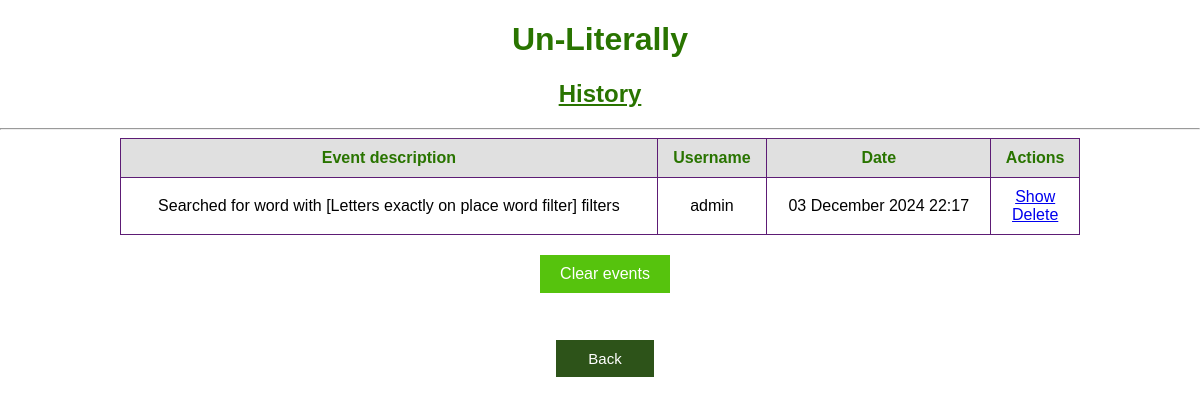
/history (signed in), run on an earlier commit of the app's database.
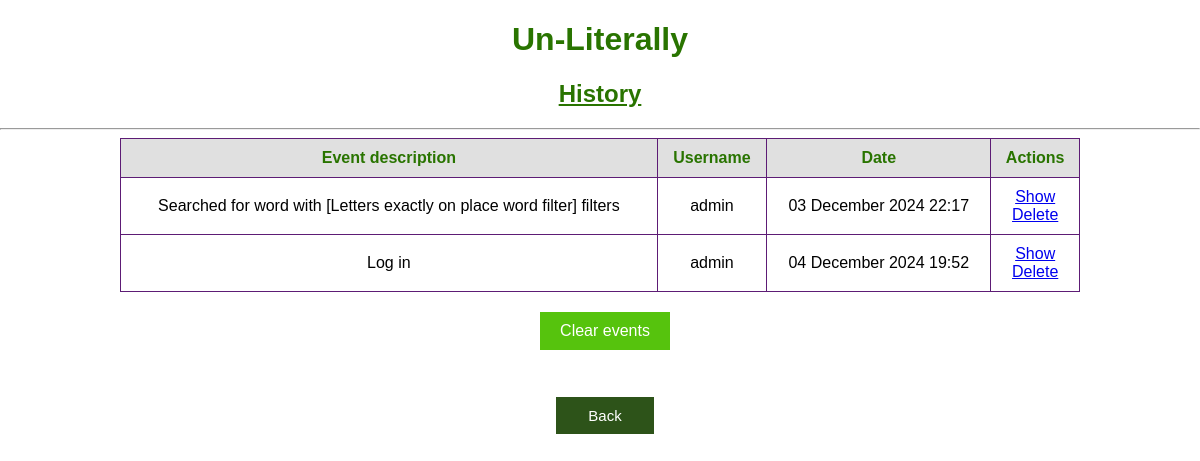
And on a later commit of the database.
### app.py (models this page shows)
class History(db.Model):
    id = db.Column(db.Integer, primary_key=True)
    date = db.Column(db.DateTime, default=datetime.utcnow)
    action = db.Column(db.String(5000), nullable=False)
    user = db.Column(db.String(50), nullable=False)

### app.py (the view)
@app.route('/history', methods=['GET'])
@login_required
def history():
    events = History.query.order_by(History.date).all()
    return render_template('history.html', events=events)

### app.py (called while the page is built)
@login_manager.user_loader
def load_user(user_id):
    return User.query.get(user_id)

### templates/history.html (shortened to what this page needs)
{% extends 'base.html' %}
{% block body %}
<div class="name">
    <h1 style="text-align: center; color: #297400; font-family: Arial; font-weight: bold;">Un-Literally</h1>
    <h2 style="text-align: center; color: #297400; text-decoration: underline; font-family: Arial; font-weight: bold;">History</h2>
</div>
<div>
    <hr>
    <div class="container_row">
        {% if events|length < 1 %}
            <h4 style="text-align: center;">There is no history saved</h4>
        {% else %}
            <table>
                <tr>
                    <th>Event description</th>
                    <th>Username</th>
                    <th>Date</th>
                    <th>Actions</th>
                </tr>
                {% for event in events %}
                    <tr>
                        <td>{% if event.action|length > 150 %}
                            {{ event.action[:150] + ' ...' }}
                        {% else %}
                            {{ event.action }}
                        {% endif %}
                        </td>
                        <td>{{ event.user }}</td>
                        <td>{{ event.date.strftime("%d %B %Y %H:%M") }}</td>
                        <td>
                            <a href="/show/event_{{event.id}}">Show</a>
                            <br>
                            <a href="/delete/event_{{event.id}}">Delete</a>
                        </td>
                    </tr>
                {% endfor %}
            </table>
        {% endif %}
    </div>
</div>
<div class="container_column">
    <button class="accept_button" onclick="window.location='/delete/events'" style="margin-left: 10px;">Clear events</button>
</div>
<div class="container_column">
    <button class="back_button" onclick="window.location='/menu'" style="margin-left: 10px;">Back</button>
</div>
{% endblock %}

### templates/base.html (shortened to what this page needs)
<!DOCTYPE html>
<html lang="en">
    <head>
        <link rel="stylesheet" href="{{ url_for('static', filename='css/main.css') }}">
    </head>
    <body>
        {% block body %}{% endblock %}
    </body>
</html>

### static/css/main.css (style rules this page uses)
body, html { margin: 0; font-family: sans-serif; background-color: #FFFFFF; }
.name { margin: 0 auto; width: 400px; }
table { border-collapse: collapse; width: 80%; margin: auto; border: 1px solid #5d1c75; }
th, td { padding: 10px; text-align: center; border: 1px solid #5d1c75; }
th { background-color: #e0e0e0; color: #297400; }
.back_button { background-color: #2d5319; border: none; color: white; padding: 10px 32px; text-align: center; text-decoration: none; display: inline-block; font-size: 15px; margin: 7px 0px 0px 0px; cursor: pointer; }
.container_column { display: flex; flex-direction: column; align-items: center; padding: 20px; margin: auto; max-width: 1000px; width: 90%; box-sizing: border-box; }
.container_row { display: flex; justify-content: center; align-items: center; width: 100%; margin: auto; }
button { padding: 10px 20px; font-size: 16px; border: none; cursor: pointer; transition: background-color 0.3s; }
button, input[type="submit"] { padding: 15px 40px; font-size: 18px; border: none; cursor: pointer; transition: background-color 0.3s; }
.accept_button, .back_button_v2 { padding: 10px 20px; font-size: 16px; border: none; cursor: pointer; transition: background-color 0.3s; }
.accept_button { background-color: #56c30d; color: white; }

What changed in the data, as far as the page shows it:
added History: action "Log in", user "admin", date "04 December 2024 19:52"
